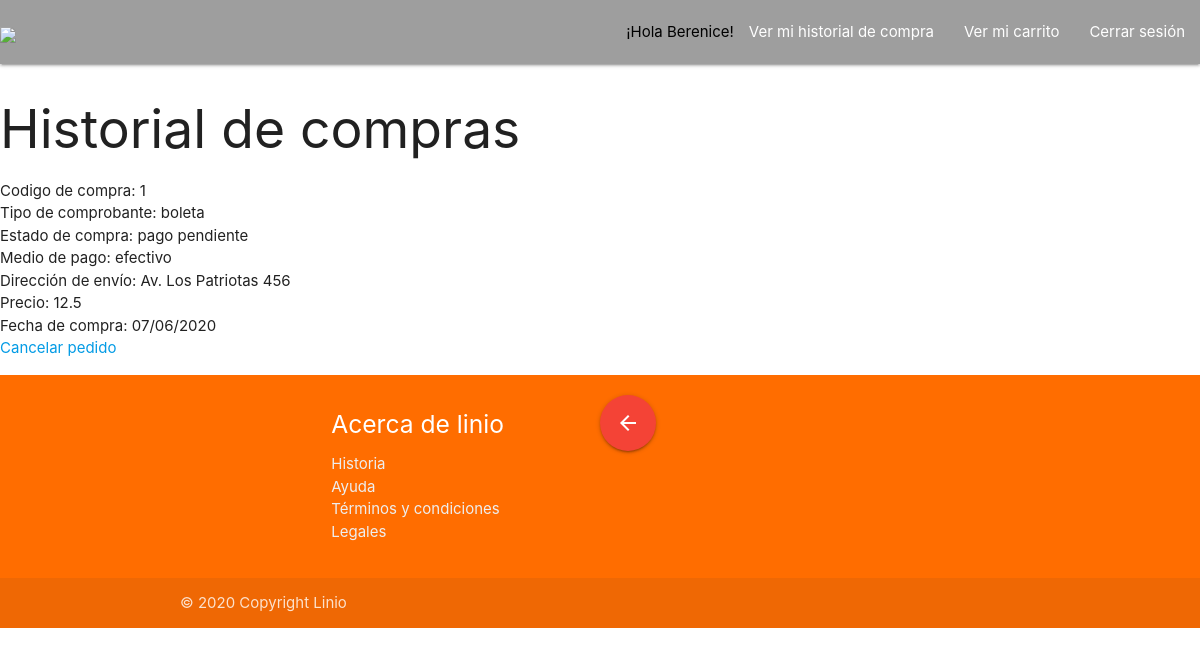
/pedidogistorial (signed in), run on an earlier commit of the app's database.
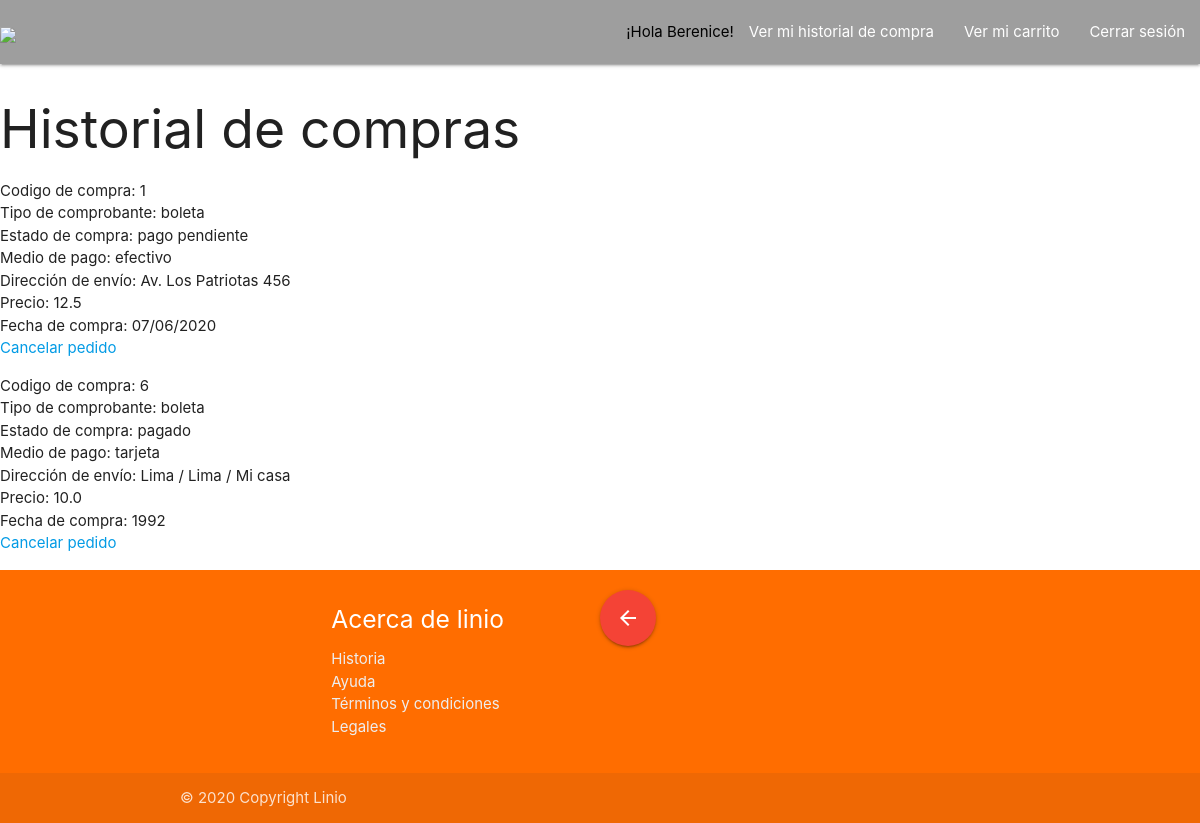
And on a later commit of the database.
### tables this page shows
CREATE TABLE pedido (
    codigo_pedido INTEGER PRIMARY KEY AUTOINCREMENT,
    codigo_usuario INTEGER,
    codigo_carrito INTEGER,
    estado STRING,
    repartidor STRING,
    tipo_comprobante STRING,
    metodo_pago STRING,
    direccion_envio STRING,
    area_reparto STRING,
    tarifa_envio DOUBLE,
    fecha_entrega DATETIME NOT NULL,
    fecha_emision DATETIME NOT NULL,
    FOREIGN KEY(codigo_usuario) REFERENCES usuario(codigo_usuario),
    FOREIGN KEY(codigo_carrito) REFERENCES carrito(codigo_carrito));

### app.py (the view)
@app.route('/pedidogistorial')
def listar_pedido():
    userid = session["user_id"]
    compra_list = Cpedido.listarpedido(idprod=userid)
    return render_template("users/comprobante_list.html", compra_list=compra_list)

### models/pedido.py (called while the page is built)
    def listarpedido(self, idprod:int):
        producto = None
        database = sqlite3.connect("data/Proyecto_Linio.db")  # ABRIR CONEXION CON BASE DE DATOS
        try:
            cursor = database.cursor()  # OBTENER OBJETO CURSOR
            query = '''
                SELECT * FROM pedido WHERE codigo_usuario={} '''.format(idprod)
            cursor.execute(query)
            producto= cursor.fetchall()
            return producto
            database.commit()  # CONFIRMAR CAMBIOS QUERY
        except Exception as e:
            database.rollback()  # RESTAURAR ANTES DE CAMBIOS POR ERROR
            print("Error: {}".format(e))
        finally:
            database.close()  # CERRAR CONEXION CON BASE DE DATOS
            return producto

### templates/users/comprobante_list.html (shortened to what this page needs)
{% extends "/layouts/application.html" %}
{% block content %}
{% include '/layouts/header.html' %}
<h2>Historial de compras</h2>
{% if compra_list %}
  {% for compra in compra_list %}
  <div>
    <ul>
        <li>Codigo de compra: {{compra[0]}}</li>
        <li>Tipo de comprobante: {{compra[5]}}</li>
        <li>Estado de compra: {{compra[3]}}</li>
        <li>Medio de pago: {{compra[6]}}</li>
        <li>Dirección de envío: {{compra[7]}}</li>
        <li>Precio: {{compra[9]}}</li>
        <li>Fecha de compra: {{compra[11]}}</li>
        <a href="{{ url_for('cancelar_pedido', id_ped=compra[0]) }}">Cancelar pedido</a>
    </ul>
  </div>
  {% endfor %}
{% endif %}
{% include '/layouts/footer.html' %}
{% endblock %}

What changed in the data, as far as the page shows it:
added pedido: codigo_pedido "6", tipo_comprobante "boleta", estado "pagado", metodo_pago "tarjeta", direccion_envio "Lima / Lima / Mi casa", tarifa_envio "10.0", fecha_emision "1992"
